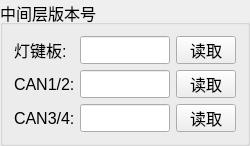
  <widget class="QGroupBox" name="VersionBox">
   <property name="geometry">
    <rect>
     <x>40</x>
     <y>130</y>
     <width>250</width>
     <height>140</height>
    </rect>
   </property>
   <property name="font">
    <font>
     <pointsize>12</pointsize>
    </font>
   </property>
   <property name="title">
    <string>中间层版本号</string>
   </property>
   <property name="checkable">
    <bool>false</bool>
   </property>
   <property name="checked">
    <bool>false</bool>
   </property>
   <layout class="QVBoxLayout" name="verticalLayout_8">
    <item>
     <layout class="QHBoxLayout" name="horizontalLayout_13">
      <item>
       <widget class="QLabel" name="label_10">
        <property name="minimumSize">
         <size>
          <width>60</width>
          <height>28</height>
         </size>
        </property>
        <property name="maximumSize">
         <size>
          <width>16777215</width>
          <height>28</height>
         </size>
        </property>
        <property name="font">
         <font>
          <pointsize>12</pointsize>
         </font>
        </property>
        <property name="text">
         <string>灯键板:</string>
        </property>
       </widget>
      </item>
      <item>
       <widget class="QLineEdit" name="version_ledkey">
        <property name="enabled">
         <bool>true</bool>
        </property>
        <property name="minimumSize">
         <size>
          <width>0</width>
          <height>28</height>
         </size>
        </property>
        <property name="maximumSize">
         <size>
          <width>100</width>
          <height>28</height>
         </size>
        </property>
        <property name="font">
         <font>
          <pointsize>12</pointsize>
         </font>
        </property>
        <property name="readOnly">
         <bool>true</bool>
        </property>
       </widget>
      </item>
      <item>
       <widget class="QPushButton" name="pushButton_ledkey">
        <property name="minimumSize">
         <size>
          <width>0</width>
          <height>28</height>
         </size>
        </property>
        <property name="maximumSize">
         <size>
          <width>60</width>
          <height>28</height>
         </size>
        </property>
        <property name="font">
         <font>
          <pointsize>12</pointsize>
         </font>
        </property>
        <property name="text">
         <string>读取</string>
        </property>
       </widget>
      </item>
     </layout>
    </item>
    <item>
     <layout class="QHBoxLayout" name="horizontalLayout_19">
      <item>
       <widget class="QLabel" name="label_11">
        <property name="minimumSize">
         <size>
          <width>60</width>
          <height>28</height>
         </size>
        </property>
        <property name="maximumSize">
         <size>
          <width>16777215</width>
          <height>28</height>
         </size>
        </property>
        <property name="font">
         <font>
          <pointsize>12</pointsize>
         </font>
        </property>
        <property name="text">
         <string>CAN1/2:</string>
        </property>
       </widget>
      </item>
      <item>
       <widget class="QLineEdit" name="version_can1can2">
        <property name="enabled">
         <bool>true</bool>
        </property>
        <property name="minimumSize">
         <size>
          <width>0</width>
          <height>28</height>
         </size>
        </property>
        <property name="maximumSize">
         <size>
          <width>100</width>
          <height>28</height>
         </size>
        </property>
        <property name="font">
         <font>
          <pointsize>12</pointsize>
         </font>
        </property>
        <property name="readOnly">
         <bool>true</bool>
        </property>
       </widget>
      </item>
      <item>
       <widget class="QPushButton" name="pushButton_can1can2">
        <property name="minimumSize">
         <size>
          <width>0</width>
          <height>28</height>
         </size>
        </property>
        <property name="maximumSize">
         <size>
          <width>60</width>
          <height>28</height>
         </size>
        </property>
        <property name="font">
         <font>
          <pointsize>12</pointsize>
         </font>
        </property>
        <property name="text">
         <string>读取</string>
        </property>
       </widget>
      </item>
     </layout>
    </item>
    <item>
     <layout class="QHBoxLayout" name="horizontalLayout_20">
      <item>
       <widget class="QLabel" name="label_15">
        <property name="minimumSize">
         <size>
          <width>60</width>
          <height>28</height>
         </size>
        </property>
        <property name="maximumSize">
         <size>
          <width>16777215</width>
          <height>28</height>
         </size>
        </property>
        <property name="font">
         <font>
          <pointsize>12</pointsize>
         </font>
        </property>
        <property name="text">
         <string>CAN3/4:</string>
        </property>
       </widget>
      </item>
      <item>
       <widget class="QLineEdit" name="version_can3can4">
        <property name="enabled">
         <bool>true</bool>
        </property>
        <property name="minimumSize">
         <size>
          <width>0</width>
          <height>28</height>
         </size>
        </property>
        <property name="maximumSize">
         <size>
          <width>100</width>
          <height>28</height>
         </size>
        </property>
        <property name="font">
         <font>
          <pointsize>12</pointsize>
         </font>
        </property>
        <property name="readOnly">
         <bool>true</bool>
        </property>
       </widget>
      </item>
      <item>
       <widget class="QPushButton" name="pushButton_can3can4">
        <property name="minimumSize">
         <size>
          <width>0</width>
          <height>28</height>
         </size>
        </property>
        <property name="maximumSize">
         <size>
          <width>60</width>
          <height>28</height>
         </size>
        </property>
        <property name="font">
         <font>
          <pointsize>12</pointsize>
         </font>
        </property>
        <property name="text">
         <string>读取</string>
        </property>
       </widget>
      </item>
     </layout>
    </item>
   </layout>
  </widget>
